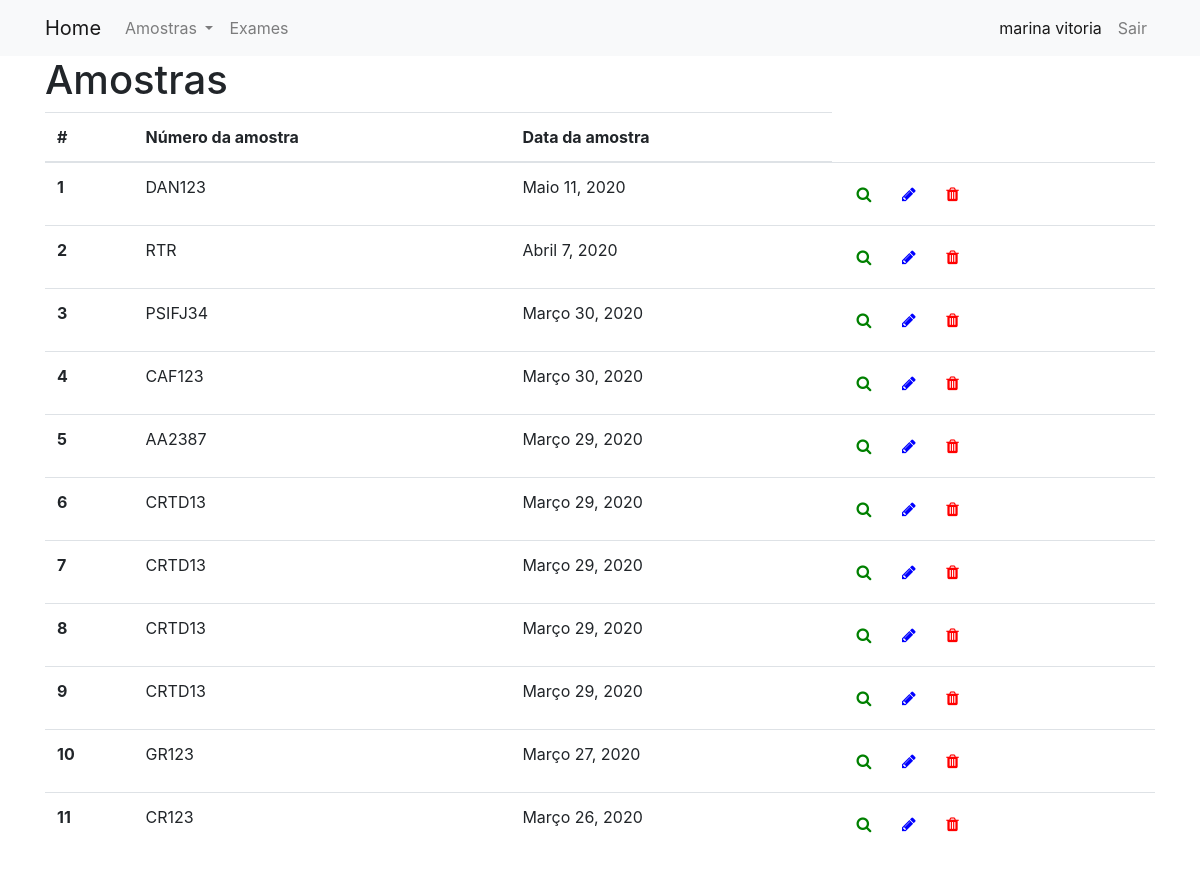
The page /amostra/listar (signed in) on the database its author committed.
### Amostra/models.py (models this page shows, shortened)
class Amostra(models.Model):
	identificacao = models.CharField(max_length=10)
	origem = models.CharField(max_length=200)
	local_coleta = models.CharField(max_length=200)
	data_coleta = models.DateField(default=date.today)
	tipo_amostra = models.CharField(max_length=2, choices=TIPOS_AMOSTRA, default='OU')
	especie_animal = models.CharField(max_length=2, choices=ESPECIES_ANIMAIS,default='OU')
	sexo_animal = models.CharField(max_length=1, choices=SEXO, default='I')
	class Meta:
		ordering = ['-data_coleta']

### Amostra/views.py (the view)
# urls.py: path('listar', views.listar, name='listar'),
@login_required
def listar(request):
	amostras = Amostra.objects.all()
	context = {'lista_amostras': amostras}
	return render(request, 'Amostra/listar.html', context)

### templates/Amostra/listar.html
{% extends "base.html" %}
{% block content %}
	<h1>Amostras</h1>
	{% if lista_amostras %}
        <table class="table">
          <thead >
            <th scope="col">#</th>
            <th>Número da amostra</th>
            <th>Data da amostra</th>
          </thead>
          {% for amostra in lista_amostras %}
          <tr>
             <th scope="row">{{ forloop.counter }}</th>
            <td>{{ amostra.identificacao }}</td>
            <td>{{ amostra.data_coleta }}</td>
            <td>
                <a href="{% url 'amostra:detalhes' pk=amostra.pk %}" class="btn btn-primary-outline">
                    <i class="fa fa-search" aria-hidden="true" style="color:green"></i>
                </a>
                <a href="{% url 'amostra:editar' pk=amostra.pk %}" class="btn btn-warning-outline">
                    <i class="fa fa-pencil" aria-hidden="true" style="color:blue"></i>
                </a>
                <a href="{% url 'amostra:deletar' pk=amostra.pk %}" class="btn btn-danger-outline">
                    <i class="fa fa-trash" aria-hidden="true" style="color:red"></i>
                </a>
            </td>
          </tr>
          {% endfor %}
        </table>
      {% else %}
        <p>Não há amostras cadastradas!</p>
      {% endif %}
{% endblock %}

### templates/base.html (shortened to what this page needs)
<!DOCTYPE html>
{% load static %}
<html lang="en" dir="ltr">
  <head>
    <link href="https://stackpath.bootstrapcdn.com/bootstrap/4.4.1/css/bootstrap.min.css" rel="stylesheet">
    <link rel="stylesheet" href="">
    <link href="https://stackpath.bootstrapcdn.com/font-awesome/4.7.0/css/font-awesome.min.css" rel="stylesheet">
  </head>
  <body>
    <nav class="navbar navbar-expand-lg navbar-light bg-light mynav" role="navigation" id='navbar'>
      <div class="container">
        <a class="navbar-brand bigbrand" href="{% url 'amostra:home' %}">Home</a>
        <div class="collapse navbar-collapse" id="navbarNav">
          <ul class="navbar-nav navbar-right">
            {% if user.is_authenticated %}
              <li class="nav-item dropdown">
                <a class="nav-link dropdown-toggle" href="#" id="navbarDropdownMenuLink" role="button" data-toggle="dropdown" aria-haspopup="true" aria-expanded="false">
                  Amostras
                </a>
              </li>
              <li class="nav-item"> <a class="nav-link" href="">Exames</a> </li>
            {% endif %}
          </ul>
          <ul class="navbar-nav flex-row ml-md-auto d-none d-md-flex">
            {% if user.is_authenticated %}
              <li class="nav-item active"><a class="nav-link" href="{% url 'usuario:editar' %}">{{user.first_name}} {{user.last_name}}</a></li>
              <li class="nav-item"><a class="nav-link" href="{% url 'usuario:logout' %}">Sair</a></li>
            {% else %}
              <li class="nav-item"><a class="nav-link" href="{% url 'usuario:login' %}">Login</a></li>
              <li class="nav-item"><a class="nav-link" href="{% url 'usuario:cadastrar' %}">Cadastrar</a></li>
            {% endif %}
          </ul>
        </div>
      </div>
    </nav>
    <div class="container">
      {% block content %}
      {% endblock %}
    </div>
  </body>
</html>

### rows shown on the page
Amostra: identificacao "DAN123", data_coleta "Maio 11, 2020"
Amostra: identificacao "RTR", data_coleta "Abril 7, 2020"
Amostra: identificacao "PSIFJ34", data_coleta "Março 30, 2020"
Amostra: identificacao "CAF123", data_coleta "Março 30, 2020"
Amostra: identificacao "AA2387", data_coleta "Março 29, 2020"
Amostra: identificacao "CRTD13", data_coleta "Março 29, 2020"
Amostra: identificacao "CRTD13", data_coleta "Março 29, 2020"
Amostra: identificacao "CRTD13", data_coleta "Março 29, 2020"
Amostra: identificacao "CRTD13", data_coleta "Março 29, 2020"
Amostra: identificacao "GR123", data_coleta "Março 27, 2020"
Amostra: identificacao "CR123", data_coleta "Março 26, 2020"

### other values the page prints
{{ user.first_name }} "marina"
{{ user.last_name }} "vitoria"
